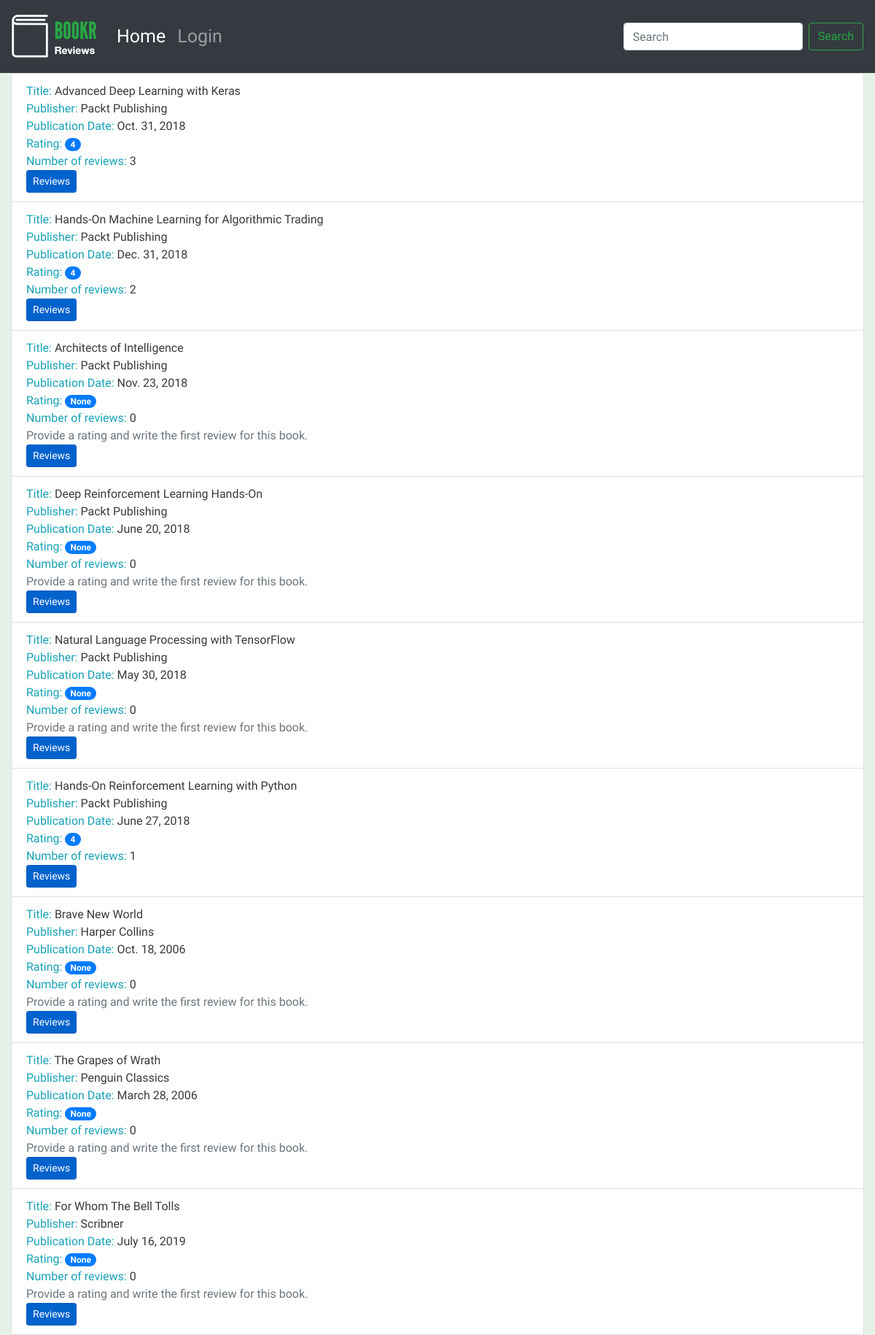
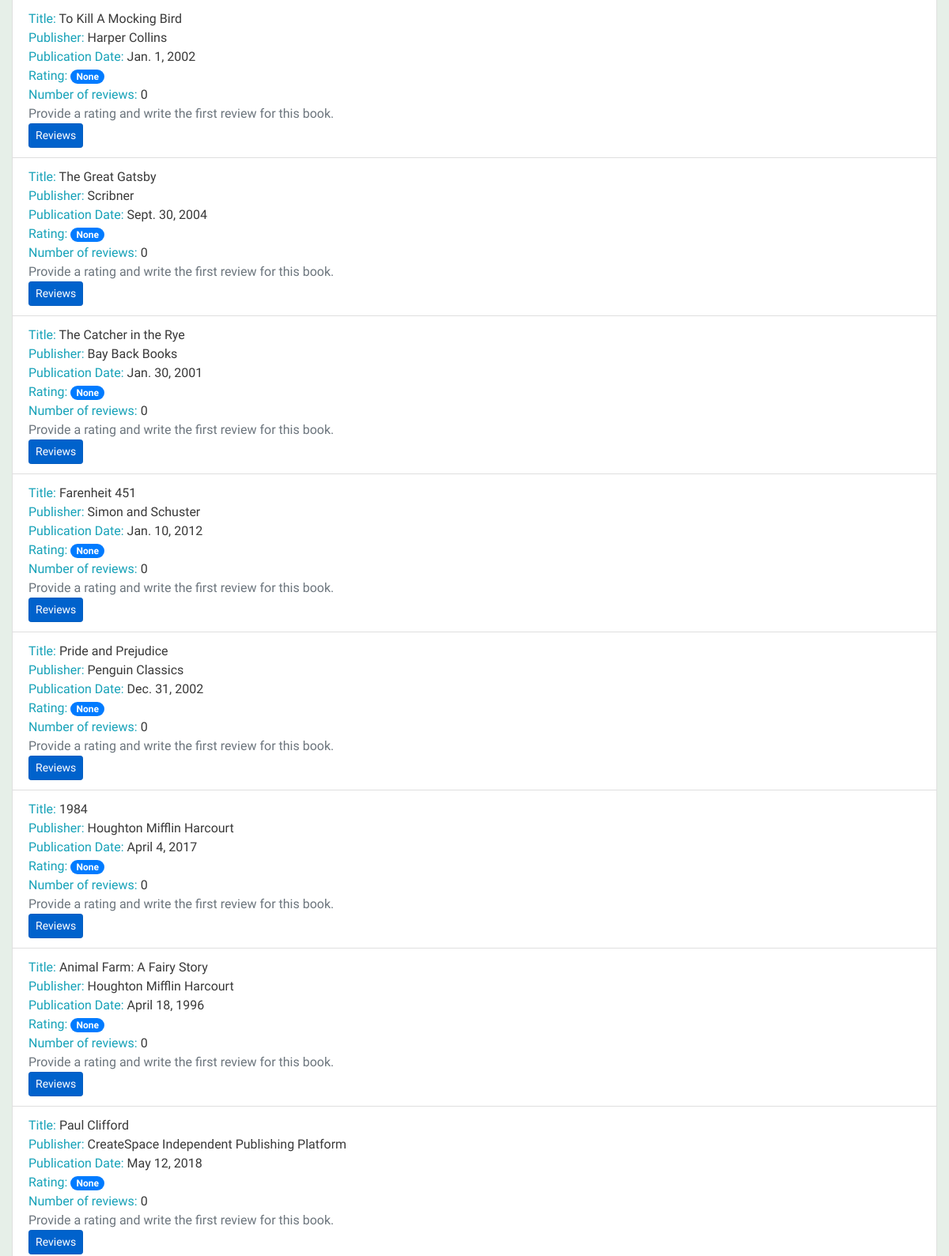
The page /books/ (upper part) on the database its author committed (2 pictures, top to bottom).
### reviews/models.py (models this page shows, shortened)
class Book(models.Model):
  title = models.CharField(max_length=70, help_text="The title of the book.")
  publication_date = models.DateField(verbose_name="Date the book was published.")
  isbn = models.CharField(max_length=20, verbose_name="ISBN number of the book.")
  publisher = models.ForeignKey(Publisher, on_delete=models.CASCADE)
  contributors = models.ManyToManyField("Contributor", through="BookContributor")
  cover = models.ImageField(upload_to="book_covers/", null=True, blank=True)
  sample = models.FileField(upload_to="book_samples/", null=True, blank=True)

class Publisher(models.Model):
  name = models.CharField(max_length=50, help_text="The name of the Publisher.")
  website = models.URLField(help_text="The Publisher's website.")
  email = models.EmailField(help_text="The Publisher's email address.")
  def __str__(self):
    return self.name

### reviews/views.py (the view)
# urls.py: path('books/', views.book_list, name='book_list'),
def book_list(request):
  books = Book.objects.all()
  book_list = []
  for book in books:
    reviews = book.review_set.all()
    if reviews:
      book_rating = average_rating([review.rating for review in reviews])
      number_of_reviews = len(reviews)
    else:
      book_rating = None
      number_of_reviews = 0
    book_list.append({
      'book': book,
      'book_rating': book_rating,
      'number_of_reviews': number_of_reviews,
    })
  context = {
    'book_list': book_list,
  }
  return render(
    request,
    'reviews/book_list.html',
    context
  )

### reviews/utils.py (called while the page is built)
def average_rating(rating_list):
  if not rating_list:
    return 0
  return round(sum(rating_list) / len(rating_list))

### reviews/templates/reviews/book_list.html
{% extends 'reviews/base.html' %}
{% block content %}
<ul class="list-group">
  {% for item in book_list %}
  <li class="list-group-item">
    <span class="text-info">Title: </span><span>{{ item.book.title }}</span>
    <br>
    <span class="text-info">Publisher: </span><span>{{ item.book.publisher }}</span>
    <br>
    <span class="text-info">Publication Date: </span><span>{{ item.book.publication_date }}</span>
    <br>
    <span class="text-info">Rating: </span><span class="badge badge-primary badge-pill">{{ item.book_rating }}</span>
    <br>
    <span class="text-info">Number of reviews: </span><span>{{ item.number_of_reviews }}</span>
    <br>
    {% if item.book_rating is null %}
    <span class="text-secondary">Provide a rating and write the first review for this book.</span>
    <br>
    {% endif %}
    <a class="btn btn-primary btn-sm active" role="button" aria-pressed="true" href="/books/{{ item.book.id }}/">Reviews</a>
  </li>
  {% endfor %}
</ul>
{% endblock %}

### static/main.css (style rules this page uses)
body { font-family: 'Source Sans Pro', sans-serif; background-color: #e6efe8; color: #393939; }

### rows shown on the page
Book: book "Advanced Deep Learning with Keras", book.publisher "Packt Publishing", book.publication_date "Oct. 31, 2018", book_rating "4", number_of_reviews "3"
Book: book "Hands-On Machine Learning for Algorithmic Trading", book.publisher "Packt Publishing", book.publication_date "Dec. 31, 2018", book_rating "4", number_of_reviews "2"
Book: book "Architects of Intelligence", book.publisher "Packt Publishing", book.publication_date "Nov. 23, 2018", book_rating "None", number_of_reviews "0", shows "Provide a rating and write the first review for this book."
Book: book "Deep Reinforcement Learning Hands-On", book.publisher "Packt Publishing", book.publication_date "June 20, 2018", book_rating "None", number_of_reviews "0", shows "Provide a rating and write the first review for this book."
Book: book "Natural Language Processing with TensorFlow", book.publisher "Packt Publishing", book.publication_date "May 30, 2018", book_rating "None", number_of_reviews "0", shows "Provide a rating and write the first review for this book."
Book: book "Hands-On Reinforcement Learning with Python", book.publisher "Packt Publishing", book.publication_date "June 27, 2018", book_rating "4", number_of_reviews "1"
Book: book "Brave New World", book.publisher "Harper Collins", book.publication_date "Oct. 18, 2006", book_rating "None", number_of_reviews "0", shows "Provide a rating and write the first review for this book."
Book: book "The Grapes of Wrath", book.publisher "Penguin Classics", book.publication_date "March 28, 2006", book_rating "None", number_of_reviews "0", shows "Provide a rating and write the first review for this book."
Book: book "For Whom The Bell Tolls", book.publisher "Scribner", book.publication_date "July 16, 2019", book_rating "None", number_of_reviews "0", shows "Provide a rating and write the first review for this book."
Book: book "To Kill A Mocking Bird", book.publisher "Harper Collins", book.publication_date "Jan. 1, 2002", book_rating "None", number_of_reviews "0", shows "Provide a rating and write the first review for this book."
Book: book "The Great Gatsby", book.publisher "Scribner", book.publication_date "Sept. 30, 2004", book_rating "None", number_of_reviews "0", shows "Provide a rating and write the first review for this book."
Book: book "The Catcher in the Rye", book.publisher "Bay Back Books", book.publication_date "Jan. 30, 2001", book_rating "None", number_of_reviews "0", shows "Provide a rating and write the first review for this book."
Book: book "Farenheit 451", book.publisher "Simon and Schuster", book.publication_date "Jan. 10, 2012", book_rating "None", number_of_reviews "0", shows "Provide a rating and write the first review for this book."
Book: book "Pride and Prejudice", book.publisher "Penguin Classics", book.publication_date "Dec. 31, 2002", book_rating "None", number_of_reviews "0", shows "Provide a rating and write the first review for this book."
Book: book "1984", book.publisher "Houghton Mifflin Harcourt", book.publication_date "April 4, 2017", book_rating "None", number_of_reviews "0", shows "Provide a rating and write the first review for this book."
Book: book "Animal Farm: A Fairy Story", book.publisher "Houghton Mifflin Harcourt", book.publication_date "April 18, 1996", book_rating "None", number_of_reviews "0", shows "Provide a rating and write the first review for this book."
Book: book "Paul Clifford", book.publisher "CreateSpace Independent Publishing Platform", book.publication_date "May 12, 2018", book_rating "None", number_of_reviews "0", shows "Provide a rating and write the first review for this book."
